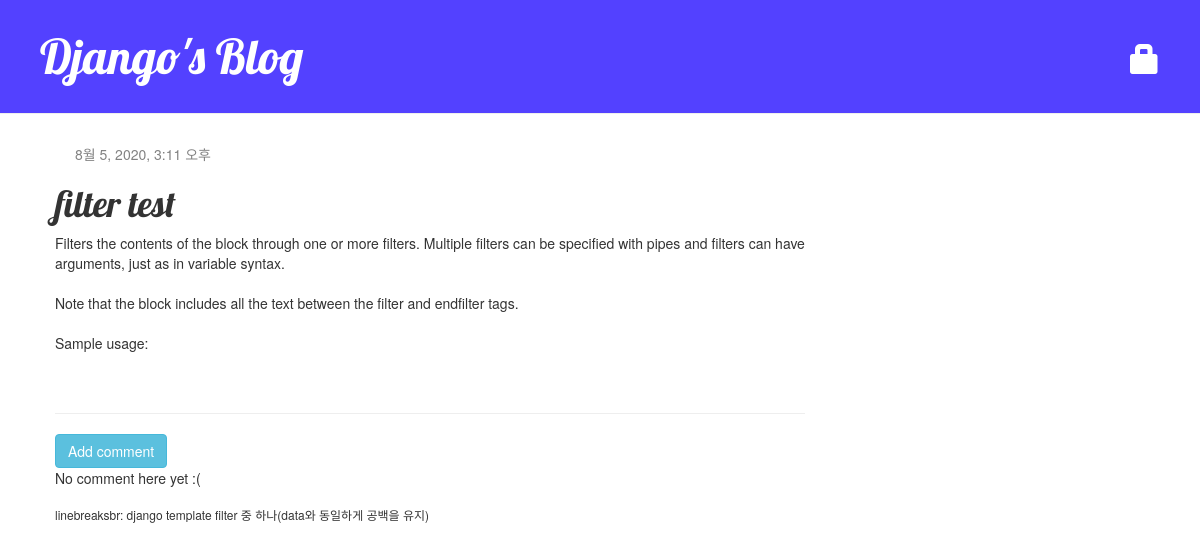
The page /post/7/ on the database as committed earlier.
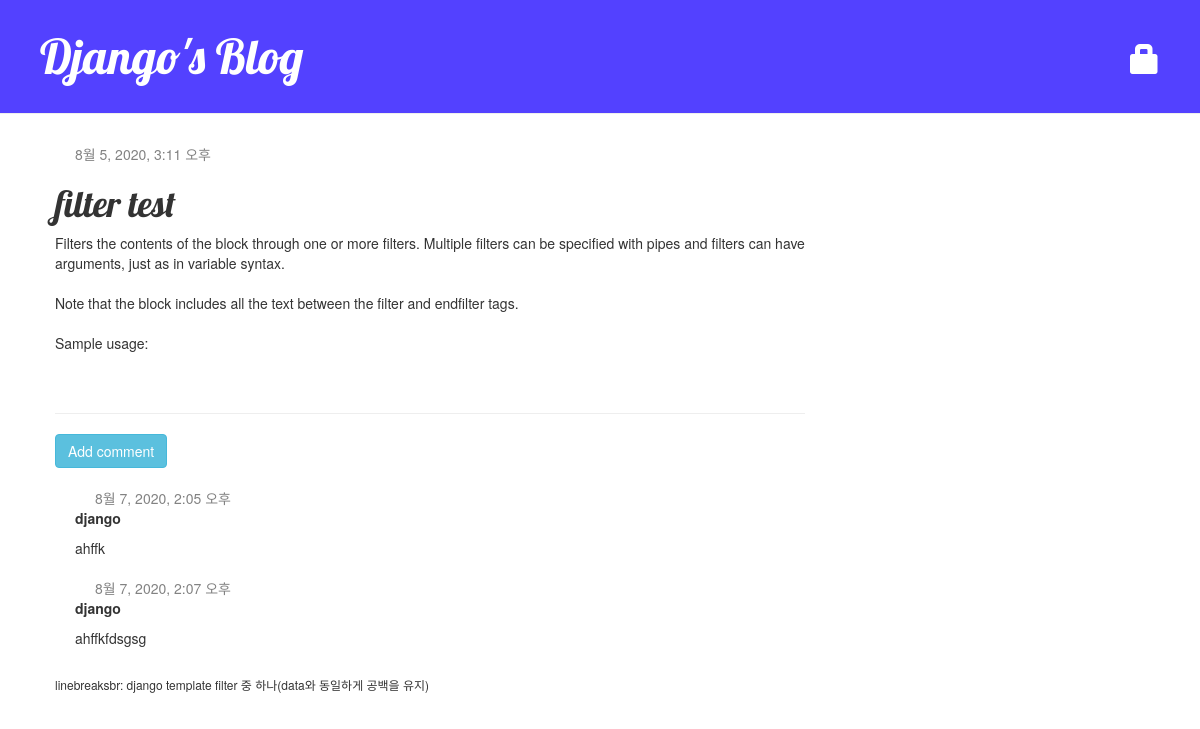
The same page on the database as committed later.
### blog/models.py (models this page shows, shortened)
class Comment(models.Model):
    post = models.ForeignKey('blog.Post', on_delete=models.CASCADE, related_name='comments')
    author = models.CharField(max_length=100) # 댓글작성자
    text = models.TextField()
    created_date = models.DateTimeField(default=timezone.now)
    approved_comment = models.BooleanField(default=False) # 댓글 승인여부

### blog/views.py (the view)
# urls.py: path('post/<int:pk>/', views.post_detail, name='post_detail'),
def post_detail(request, pk):
    post = get_object_or_404(Post, pk=pk)
    return render(request, 'blog/post_detail.html', {'post': post})

### blog/templates/blog/post_detail.html (shortened to what this page needs)
{% extends 'blog/base.html' %}
{% block content %}
    <div class="post">
        {% if post.published_date %}
            <div class="date">
                {{ post.published_date }}
            </div>
        {% endif %}
        <h1>{{ post.title }}</h1>
        <p>{{ post.text|linebreaksbr }}</p>
    </div>
    <hr>
    <a class="btn btn-info" href="{% url 'add_comment_to_post' pk=post.pk %}">
        Add comment
    </a>
    {% for comment in post.comments.all %}
        {% if user.is_authenticated or comment.approved_comment %}
        <div class="comment">
            <div class="date">
                {{ comment.created_date }}
            </div>
            <strong>{{ comment.author }}</strong>
            <p>{{ comment.text|linebreaks }}</p>
        </div>
        {% endif %}
    {% empty %}
        <p>No comment here yet :(</p>
    {% endfor %}
{% endblock %}

Rows that differ between the two databases and show on the page:
added Comment: created_date "8월 7, 2020, 2:05 오후", author "django", text "ahffk"
added Comment: created_date "8월 7, 2020, 2:07 오후", author "django", text "ahffkfdsgsg"
Other text that changed with them:
text no longer shown: "No comment here yet :("
